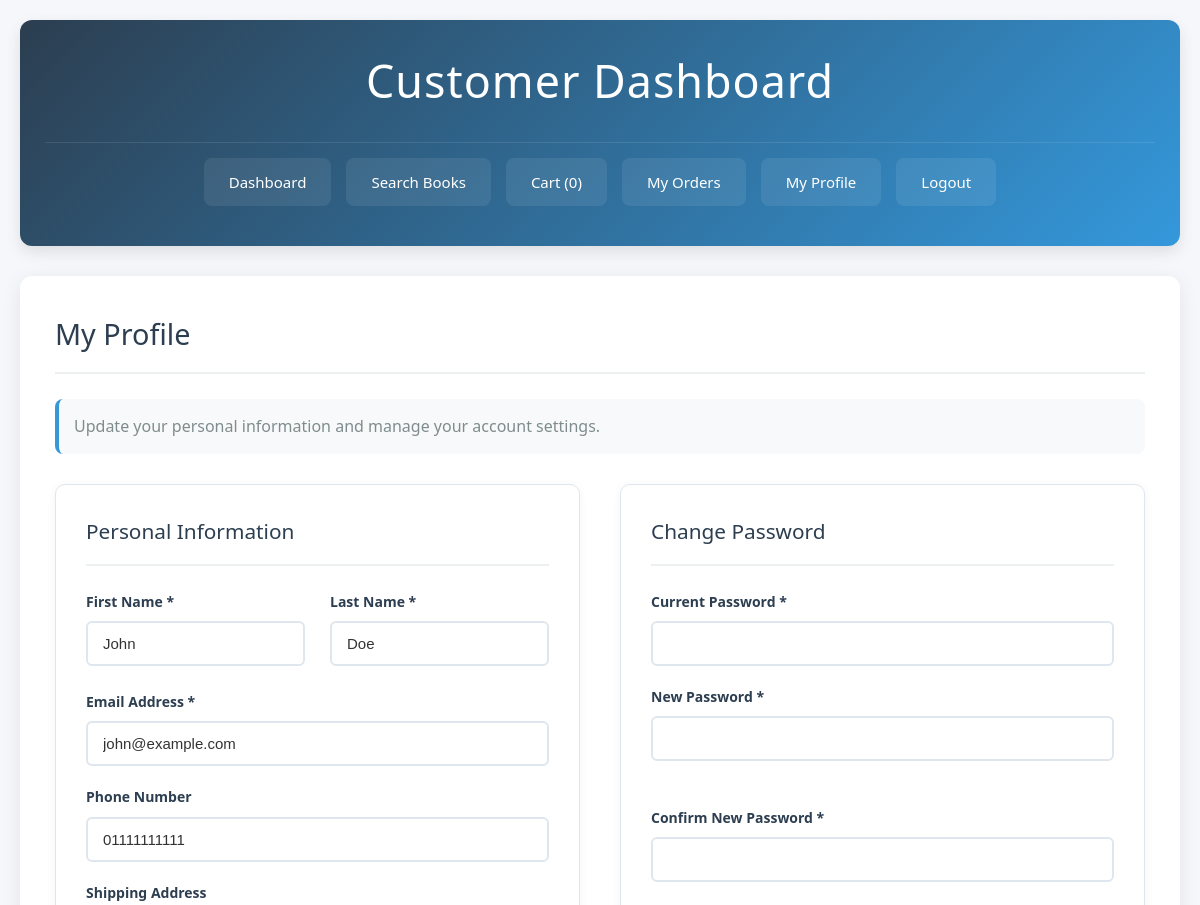
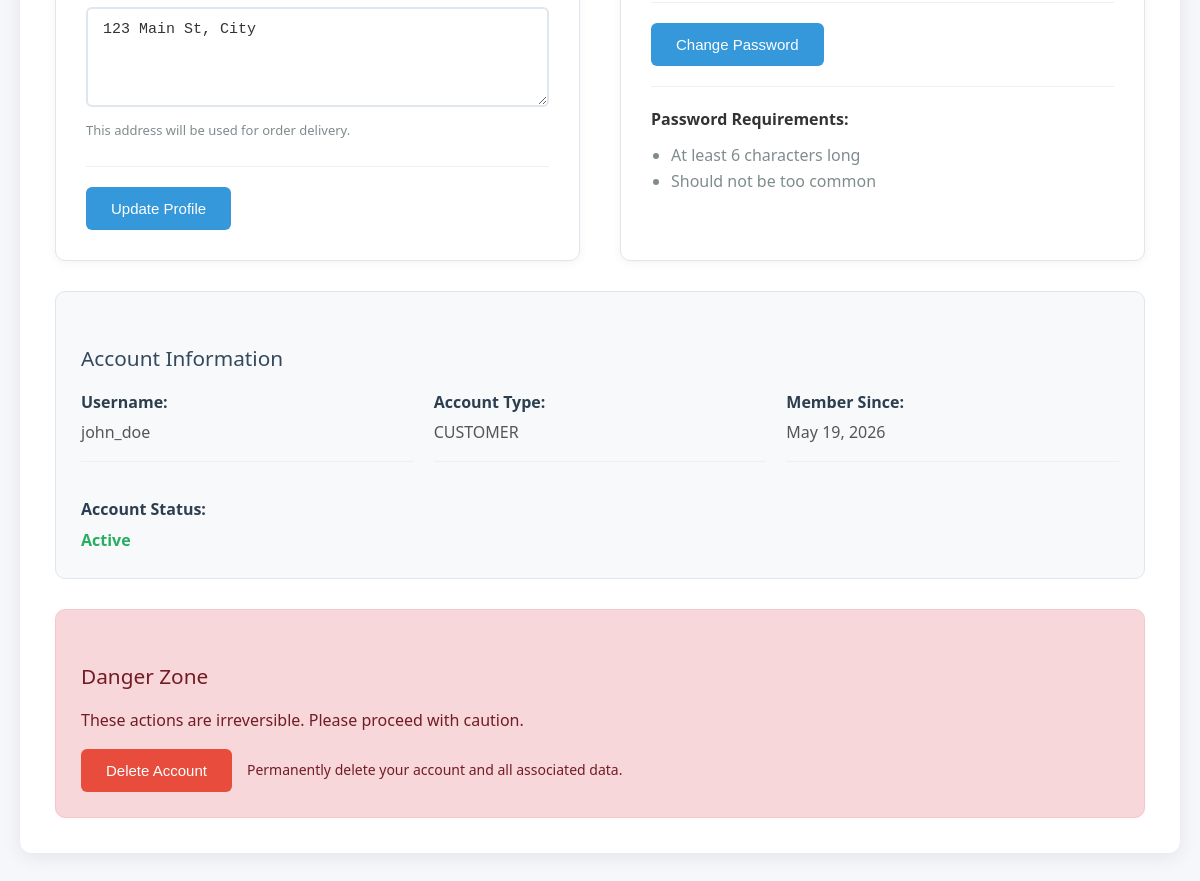
The app's page /customer/profile.php (signed in) with its own data (2 pictures, top to bottom).
### tables this page shows
CREATE TABLE UserProfile (
    profile_id INT AUTO_INCREMENT PRIMARY KEY,
    user_id INT UNIQUE,
    first_name VARCHAR(50) NOT NULL,
    last_name VARCHAR(50) NOT NULL,
    email VARCHAR(100) UNIQUE NOT NULL,
    phone VARCHAR(15),
    address VARCHAR(255),
    FOREIGN KEY (user_id) REFERENCES Users(user_id)
        ON DELETE CASCADE
);

CREATE TABLE Users (
    user_id INT AUTO_INCREMENT PRIMARY KEY,
    username VARCHAR(50) UNIQUE NOT NULL,
    password VARCHAR(50) NOT NULL,
    role ENUM('ADMIN','CUSTOMER') NOT NULL,
    created_at TIMESTAMP DEFAULT CURRENT_TIMESTAMP
);

### includes/functions.php (called while the page is built, shortened)
<?php
function getCartCount($pdo, $user_id) {
    try {
        $stmt = $pdo->prepare("SELECT COALESCE(SUM(quantity), 0) as total FROM Cart WHERE customer_id = ?");
        $stmt->execute([$user_id]);
        $result = $stmt->fetch();
        return $result['total'] ?: 0;
    } catch (Exception $e) {
        error_log("Error in getCartCount: " . $e->getMessage());
        return 0;
    }
}
?>

### customer/profile.php (the view, shortened to what this page needs)
<?php
require_once '../includes/config.php';
$user_id = $_SESSION['user_id'];
$stmt = $pdo->prepare("
    SELECT u.*, up.*
    FROM Users u
    JOIN UserProfile up ON u.user_id = up.user_id
    WHERE u.user_id = ?
");
$stmt->execute([$user_id]);
$profile = $stmt->fetch(PDO::FETCH_ASSOC);
?>
<!DOCTYPE html>
<html lang="en">
<head>
    <link rel="stylesheet" href="../css/style.css">
</head>
<body>
    <div class="container">
        <header>
            <h1>Customer Dashboard</h1>
            <nav>
                <a href="dashboard.php">Dashboard</a>
                <a href="search.php">Search Books</a>
                <a href="cart.php">Cart (<?php echo getCartCount($pdo, $user_id); ?>)</a>
                <a href="orders.php">My Orders</a>
                <a href="profile.php">My Profile</a>
                <a href="../logout.php">Logout</a>
            </nav>
        </header>
        <main>
            <h2>My Profile</h2>
            <p class="page-description">
                Update your personal information and manage your account settings.
            </p>
            <div class="profile-container">
                <div class="profile-section">
                    <h3>Personal Information</h3>
                    <form method="POST" action="">
                        <div class="form-row">
                            <div class="form-group">
                                <label for="first_name">First Name *</label>
                                <input type="text" id="first_name" name="first_name"
                                       value="<?php echo htmlspecialchars($profile['first_name']); ?>" required>
                            </div>
                            <div class="form-group">
                                <label for="last_name">Last Name *</label>
                                <input type="text" id="last_name" name="last_name"
                                       value="<?php echo htmlspecialchars($profile['last_name']); ?>" required>
                            </div>
                        </div>
                        <div class="form-group">
                            <label for="email">Email Address *</label>
                            <input type="email" id="email" name="email"
                                   value="<?php echo htmlspecialchars($profile['email']); ?>" required>
                        </div>
                        <div class="form-group">
                            <label for="phone">Phone Number</label>
                            <input type="tel" id="phone" name="phone"
                                   value="<?php echo htmlspecialchars($profile['phone']); ?>"
                                   placeholder="+1 (555) 123-4567">
                        </div>
                        <div class="form-group">
                            <label for="address">Shipping Address</label>
                            <textarea id="address" name="address" rows="4"><?php echo htmlspecialchars($profile['address']); ?></textarea>
                            <small class="form-text">This address will be used for order delivery.</small>
                        </div>
                        <div class="form-actions">
                            <button type="submit" name="update_profile" class="btn btn-primary">
                                Update Profile
                            </button>
                        </div>
                    </form>
                </div>
                <div class="profile-section">
                    <h3>Change Password</h3>
                    <form method="POST" action="">
                        <div class="form-group">
                            <label for="current_password">Current Password *</label>
                            <input type="password" id="current_password" name="current_password" required>
                        </div>
                        <div class="form-group">
                            <label for="new_password">New Password *</label>
                            <input type="password" id="new_password" name="new_password" required
                                   oninput="checkPasswordStrength(this.value)">
                            <div id="password-strength" class="password-strength"></div>
                        </div>
                        <div class="form-group">
                            <label for="confirm_password">Confirm New Password *</label>
                            <input type="password" id="confirm_password" name="confirm_password" required>
                        </div>
                        <div class="form-actions">
                            <button type="submit" name="change_password" class="btn btn-primary">
                                Change Password
                            </button>
                        </div>
                        <div class="password-requirements" style="margin-top: 20px; padding-top: 20px; border-top: 1px solid #ecf0f1;">
                            <p><strong>Password Requirements:</strong></p>
                            <ul style="margin: 10px 0 0 20px; color: #7f8c8d;">
                                <li>At least 6 characters long</li>
                                <li>Should not be too common</li>
                            </ul>
                        </div>
                    </form>
                </div>
            </div>
            <div class="account-info-card">
                <h3>Account Information</h3>
                <div class="info-grid" style="display: grid; grid-template-columns: repeat(auto-fit, minmax(250px, 1fr)); gap: 20px;">
                    <div class="info-item">
                        <span class="info-label">Username:</span>
                        <span class="info-value"><?php echo htmlspecialchars($profile['username']); ?></span>
                    </div>
                    <div class="info-item">
                        <span class="info-label">Account Type:</span>
                        <span class="info-value"><?php echo $profile['role']; ?></span>
                    </div>
                    <div class="info-item">
                        <span class="info-label">Member Since:</span>
                        <span class="info-value"><?php echo date('F j, Y', strtotime($profile['created_at'] ?? 'now')); ?></span>
                    </div>
                    <div class="info-item">
                        <span class="info-label">Account Status:</span>
                        <span class="info-value" style="color: #27ae60; font-weight: bold;">Active</span>
                    </div>
                </div>
            </div>
            <div class="danger-zone" style="margin-top: 30px; padding: 25px; background: #f8d7da; border-radius: 10px; border: 1px solid #f5c6cb;">
                <h3 style="color: #721c24;">Danger Zone</h3>
                <p style="color: #721c24; margin-bottom: 15px;">These actions are irreversible. Please proceed with caution.</p>
                <div style="display: flex; gap: 15px; align-items: center;">
                    <form method="POST" action="delete_account.php" onsubmit="return confirm('Are you sure you want to delete your account? This action cannot be undone.');">
                        <button type="submit" class="btn btn-danger">Delete Account</button>
                    </form>
                    <span style="color: #721c24; font-size: 14px;">Permanently delete your account and all associated data.</span>
                </div>
            </div>
        </main>
    </div>
</body>
</html>

### css/style.css (style rules this page uses)
* { margin: 0; padding: 0; box-sizing: border-box; }
body { font-family: 'Segoe UI', Tahoma, Geneva, Verdana, sans-serif; line-height: 1.6; color: #333; background-color: #f5f7fa; }
.container { max-width: 1400px; margin: 0 auto; padding: 20px; }
header { background: linear-gradient(135deg, #2c3e50 0%, #3498db 100%); color: white; padding: 25px; border-radius: 12px; margin-bottom: 30px; box-shadow: 0 6px 15px rgba(0, 0, 0, 0.1); }
header h1 { margin-bottom: 25px; font-size: 2.8rem; text-align: center; font-weight: 300; letter-spacing: 1px; }
nav { display: flex; justify-content: center; gap: 15px; flex-wrap: wrap; padding: 15px 0; border-top: 1px solid rgba(255, 255, 255, 0.1); }
nav a { color: white; text-decoration: none; padding: 12px 25px; border-radius: 8px; background: rgba(255, 255, 255, 0.08); transition: all 0.3s ease; font-size: 15px; font-weight: 500; display: flex; align-items: center; gap: 8px; }
main { background: white; padding: 35px; border-radius: 12px; box-shadow: 0 4px 20px rgba(0, 0, 0, 0.08); margin-bottom: 30px; }
h2 { color: #2c3e50; margin-bottom: 25px; padding-bottom: 15px; border-bottom: 2px solid #ecf0f1; font-size: 1.8rem; font-weight: 400; }
h3 { color: #34495e; margin: 25px 0 15px; font-size: 1.3rem; font-weight: 500; }
.page-description { color: #7f8c8d; margin-bottom: 25px; padding: 15px; background: #f8f9fa; border-radius: 8px; border-left: 4px solid #3498db; }
.btn { display: inline-flex; align-items: center; justify-content: center; gap: 8px; padding: 12px 24px; background: #3498db; color: white; text-decoration: none; border: none; border-radius: 6px; cursor: pointer; transition: all 0.3s ease; font-size: 15px; font-weight: 500; border: 1px solid transparent; }
.btn-primary { background: #3498db; }
.btn-danger { background: #e74c3c; }
.form-group { margin-bottom: 20px; }
.form-row { display: flex; gap: 25px; margin-bottom: 25px; }
.form-row .form-group { flex: 1; margin-bottom: 0; }
label { display: block; margin-bottom: 8px; color: #2c3e50; font-weight: 600; font-size: 14px; }
input, select, textarea { width: 100%; padding: 12px 15px; border: 2px solid #e0e6ed; border-radius: 6px; font-size: 15px; transition: all 0.3s ease; background: #fff; color: #333; }
textarea { min-height: 100px; resize: vertical; }
.form-text { display: block; margin-top: 5px; color: #7f8c8d; font-size: 13px; }
.form-actions { display: flex; gap: 15px; margin-top: 25px; padding-top: 20px; border-top: 1px solid #ecf0f1; }

### customer/profile.php (style rules this page uses)
.profile-container { display: grid; grid-template-columns: 1fr 1fr; gap: 40px; margin-top: 30px; }
.profile-section { background: white; padding: 30px; border-radius: 10px; border: 1px solid #e0e6ed; box-shadow: 0 2px 10px rgba(0,0,0,0.05); }
.profile-section h3 { margin-top: 0; color: #2c3e50; padding-bottom: 15px; border-bottom: 2px solid #ecf0f1; margin-bottom: 25px; }
.account-info-card { background: #f8f9fa; padding: 25px; border-radius: 10px; border: 1px solid #e0e6ed; margin-top: 30px; }
.info-item { margin-bottom: 15px; padding-bottom: 15px; border-bottom: 1px solid #ecf0f1; }
.info-item:last-child { border-bottom: none; margin-bottom: 0; padding-bottom: 0; }
.info-label { display: block; font-weight: 600; color: #2c3e50; margin-bottom: 5px; }
.info-value { color: #555; }
.password-strength { margin-top: 5px; font-size: 12px; padding: 3px 8px; border-radius: 3px; display: inline-block; }

### records on screen
userprofile: first_name "John", last_name "Doe", email "john@example.com", phone "01111111111", address "123 Main St, City", user.username "john_doe", user.role "CUSTOMER", user.created_at "May 19, 2026"

### other values on screen
getCartCount($pdo, $user_id) "0"
